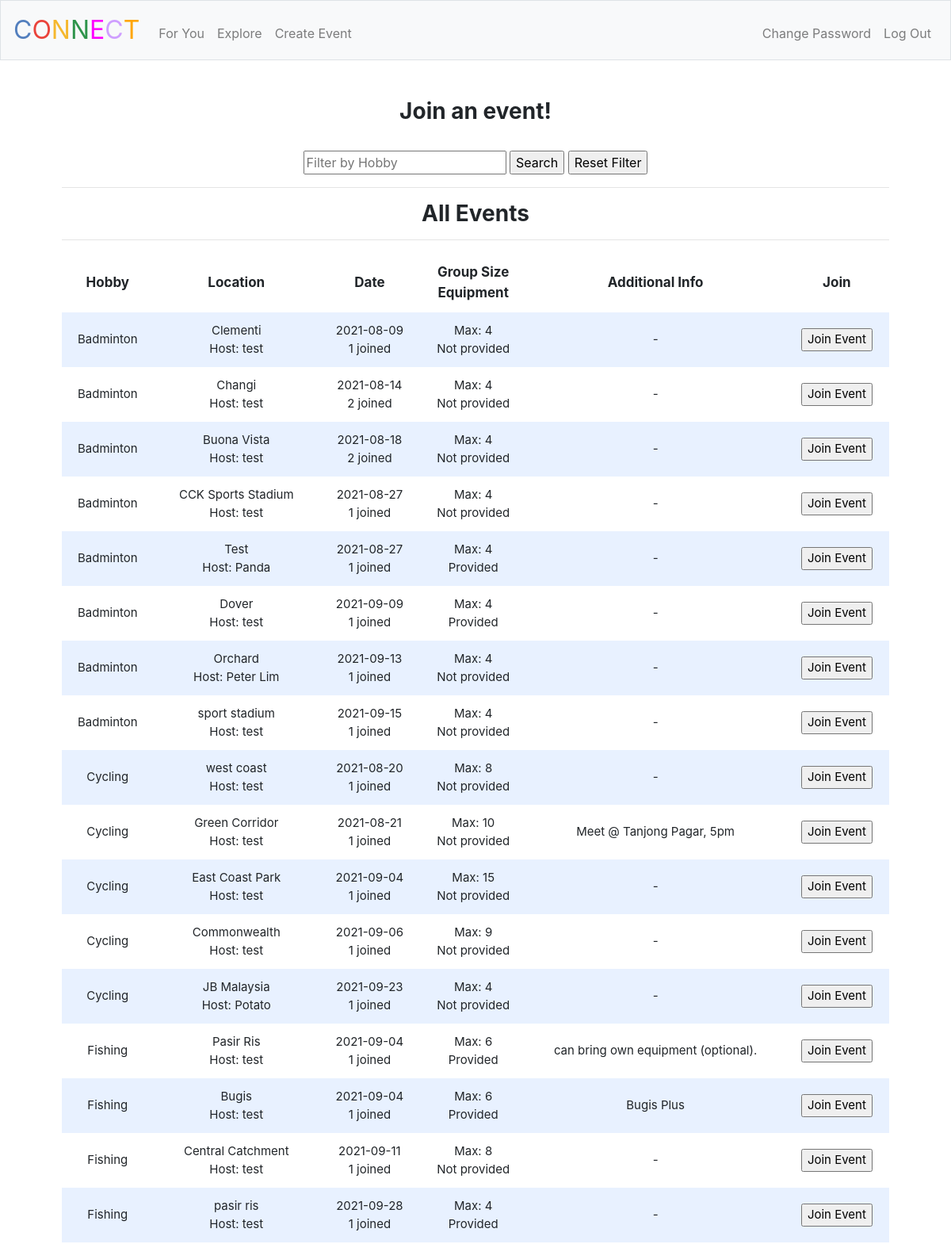
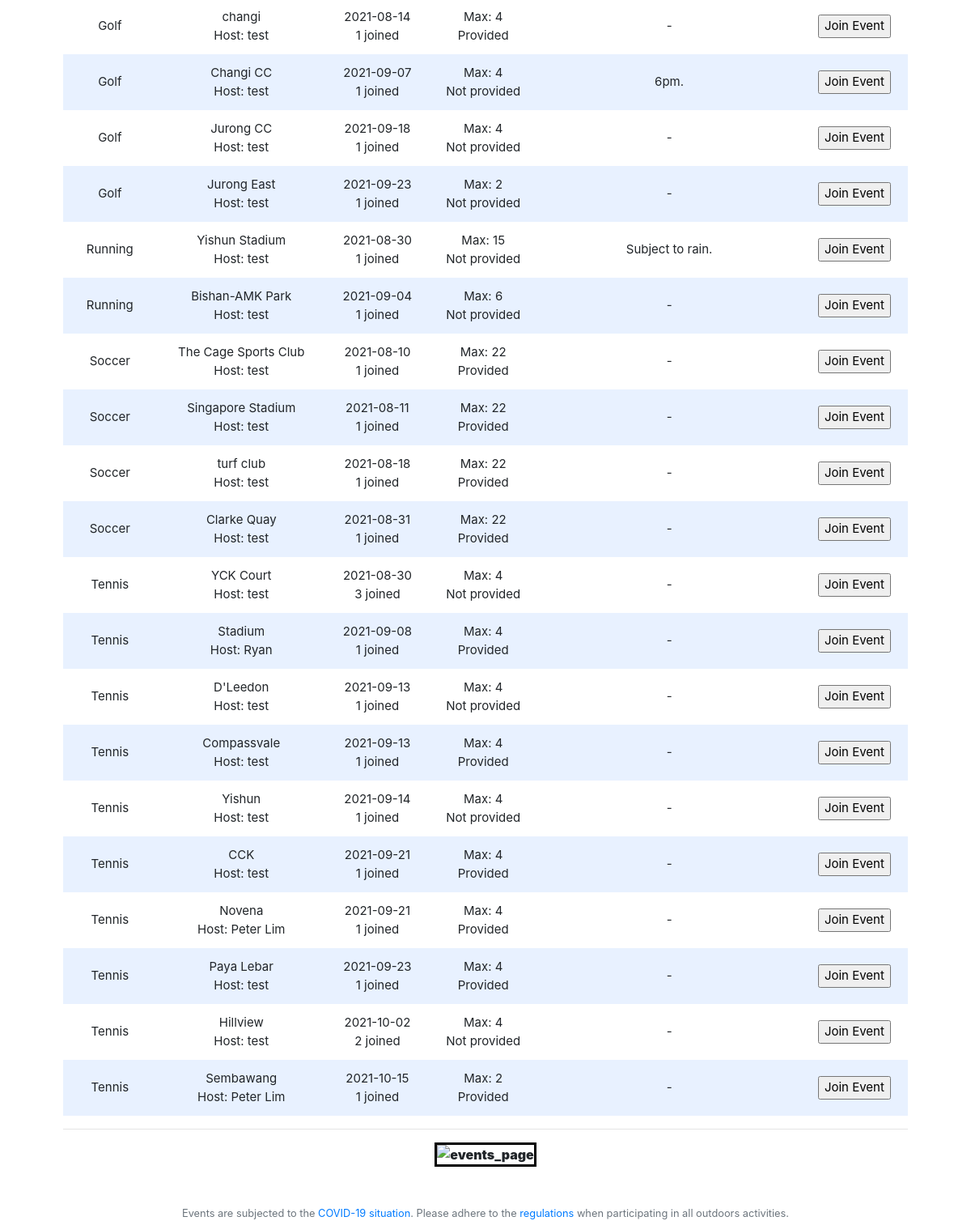
The page /events (signed in) on the database its author committed (2 pictures, top to bottom).
### tables this page shows
CREATE TABLE "activities" ('event_id' integer PRIMARY KEY NOT NULL, 'email' text NOT NULL, 'hobby' text NOT NULL, 'location' text NOT NULL, 'date' date NOT NULL, 'participant_count' integer DEFAULT 1 , 'organiser' text NOT NULL, 'comment' text, 'max' integer NOT NULL, 'equipment' text NOT NULL);

### application.py (the view, shortened to what this page needs)
@app.route("/events", methods=["GET", "POST"])
@login_required
def events():
    all_activities = db.execute(
        "SELECT email, event_id, hobby, location, date, participant_count, organiser, comment, max, equipment FROM activities GROUP BY event_id ORDER BY hobby, date ASC")
    if request.method == "GET":
        return render_template("events.html", activities=all_activities, hobbies=HOBBIES, hobby="All")

### application.py (called while the page is built)
def login_required(f):
    @wraps(f)
    def decorated_function(*args, **kwargs):
        if session.get("email") is None:
            return redirect("/login")
        return f(*args, **kwargs)
    return decorated_function

@app.after_request
def after_request(response):
    response.headers["Cache-Control"] = "no-cache, no-store, must-revalidate"
    response.headers["Expires"] = 0
    response.headers["Pragma"] = "no-cache"
    return response

### templates/events.html (shortened to what this page needs)
{% extends "layout.html" %}
{% block main %}
    <h3><b>Join an event!</b></h3>
    <br>
    <form action = "/events" method = "post">
        <input type = text name = "hobby" autocomplete = "off" placeholder = "Filter by Hobby" list = "hobby_list">
        <input type = "submit" value = "Search">
        <input type = "submit" action = "/events" value = "Reset Filter">
    </form>
    <hr>
    <H3><b>{{ hobby }} Events<b></H3>
    <hr>
    <table>
        <thead>
            <tr>
                <th>Hobby</th>
                <th>Location</th>
                <th>Date</th>
                <th>Group Size<br>Equipment</th>
                <th>Additional Info</th>
                <th>Join</th>
            </tr>
        </thead>
            <tbody>
                {% for activity in activities %}
                <tr>
                    <td>{{ activity.hobby }}</td>
                    <td>{{ activity.location }}<br>Host: {{ activity.organiser }}</td>
                    <td>{{ activity.date }}<br>{{ activity.participant_count }} joined</td>
                    <td>Max: {{ activity.max }}<br>{{ activity.equipment }}</td>
                    <td>{{ activity.comment }}</td>
                    <td>
                        <form action = "/join_event" method = "post">
                            <input type = "submit" value = "Join Event">
                        </form>
                    </td>
                </tr>
                {% endfor %}
            </tbody>
    </table>
    <hr>
    <img id = "image" src = "https://t3.ftcdn.net/jpg/03/24/64/44/360_F_324644401_lYsDy30Cjk7e3WRPEnt7qck5h9GktqPU.jpg" alt = "events_page">
{% endblock %}

### static/styles.css (style rules this page uses)
main img { max-width: 100%; }
table { background-color: transparent; margin-bottom: 1rem; width: 100%; }
table td { padding: 0.75rem; vertical-align: middle; font-weight: normal; font-size: 15px; }
table th { padding: 0.75rem; vertical-align: middle; font-weight: bold; font-size: 17px; }
tbody tr:nth-of-type(odd) { background-color: rgb(179, 208, 255, 0.3) }
#image { border-style: solid; border-color: #000000; }

### rows shown on the page
activities: hobby "Badminton", location "Clementi", organiser "test", date "2021-08-09", participant_count "1", max "4", equipment "Not provided", comment "-"
activities: hobby "Badminton", location "Changi", organiser "test", date "2021-08-14", participant_count "2", max "4", equipment "Not provided", comment "-"
activities: hobby "Badminton", location "Buona Vista", organiser "test", date "2021-08-18", participant_count "2", max "4", equipment "Not provided", comment "-"
activities: hobby "Badminton", location "CCK Sports Stadium", organiser "test", date "2021-08-27", participant_count "1", max "4", equipment "Not provided", comment "-"
activities: hobby "Badminton", location "Test", organiser "Panda", date "2021-08-27", participant_count "1", max "4", equipment "Provided", comment "-"
activities: hobby "Badminton", location "Dover", organiser "test", date "2021-09-09", participant_count "1", max "4", equipment "Provided", comment "-"
activities: hobby "Badminton", location "Orchard", organiser "Peter Lim", date "2021-09-13", participant_count "1", max "4", equipment "Not provided", comment "-"
activities: hobby "Badminton", location "sport stadium", organiser "test", date "2021-09-15", participant_count "1", max "4", equipment "Not provided", comment "-"
activities: hobby "Cycling", location "west coast", organiser "test", date "2021-08-20", participant_count "1", max "8", equipment "Not provided", comment "-"
activities: hobby "Cycling", location "Green Corridor", organiser "test", date "2021-08-21", participant_count "1", max "10", equipment "Not provided", comment "Meet @ Tanjong Pagar, 5pm"
activities: hobby "Cycling", location "East Coast Park", organiser "test", date "2021-09-04", participant_count "1", max "15", equipment "Not provided", comment "-"
activities: hobby "Cycling", location "Commonwealth", organiser "test", date "2021-09-06", participant_count "1", max "9", equipment "Not provided", comment "-"
activities: hobby "Cycling", location "JB Malaysia", organiser "Potato", date "2021-09-23", participant_count "1", max "4", equipment "Not provided", comment "-"
activities: hobby "Fishing", location "Pasir Ris", organiser "test", date "2021-09-04", participant_count "1", max "6", equipment "Provided", comment "can bring own equipment (optional)."
activities: hobby "Fishing", location "Bugis", organiser "test", date "2021-09-04", participant_count "1", max "6", equipment "Provided", comment "Bugis Plus"
activities: hobby "Fishing", location "Central Catchment", organiser "test", date "2021-09-11", participant_count "1", max "8", equipment "Not provided", comment "-"
activities: hobby "Fishing", location "pasir ris", organiser "test", date "2021-09-28", participant_count "1", max "4", equipment "Provided", comment "-"
activities: hobby "Golf", location "changi", organiser "test", date "2021-08-14", participant_count "1", max "4", equipment "Provided", comment "-"
activities: hobby "Golf", location "Changi CC", organiser "test", date "2021-09-07", participant_count "1", max "4", equipment "Not provided", comment "6pm."
activities: hobby "Golf", location "Jurong CC", organiser "test", date "2021-09-18", participant_count "1", max "4", equipment "Not provided", comment "-"
activities: hobby "Golf", location "Jurong East", organiser "test", date "2021-09-23", participant_count "1", max "2", equipment "Not provided", comment "-"
activities: hobby "Running", location "Yishun Stadium", organiser "test", date "2021-08-30", participant_count "1", max "15", equipment "Not provided", comment "Subject to rain."
activities: hobby "Running", location "Bishan-AMK Park", organiser "test", date "2021-09-04", participant_count "1", max "6", equipment "Not provided", comment "-"
activities: hobby "Soccer", location "The Cage Sports Club", organiser "test", date "2021-08-10", participant_count "1", max "22", equipment "Provided", comment "-"
activities: hobby "Soccer", location "Singapore Stadium", organiser "test", date "2021-08-11", participant_count "1", max "22", equipment "Provided", comment "-"
activities: hobby "Soccer", location "turf club", organiser "test", date "2021-08-18", participant_count "1", max "22", equipment "Provided", comment "-"
activities: hobby "Soccer", location "Clarke Quay", organiser "test", date "2021-08-31", participant_count "1", max "22", equipment "Provided", comment "-"
activities: hobby "Tennis", location "YCK Court", organiser "test", date "2021-08-30", participant_count "3", max "4", equipment "Not provided", comment "-"
activities: hobby "Tennis", location "Stadium", organiser "Ryan", date "2021-09-08", participant_count "1", max "4", equipment "Provided", comment "-"
activities: hobby "Tennis", location "D'Leedon", organiser "test", date "2021-09-13", participant_count "1", max "4", equipment "Not provided", comment "-"
activities: hobby "Tennis", location "Compassvale", organiser "test", date "2021-09-13", participant_count "1", max "4", equipment "Provided", comment "-"
activities: hobby "Tennis", location "Yishun", organiser "test", date "2021-09-14", participant_count "1", max "4", equipment "Not provided", comment "-"
activities: hobby "Tennis", location "CCK", organiser "test", date "2021-09-21", participant_count "1", max "4", equipment "Provided", comment "-"
activities: hobby "Tennis", location "Novena", organiser "Peter Lim", date "2021-09-21", participant_count "1", max "4", equipment "Provided", comment "-"
activities: hobby "Tennis", location "Paya Lebar", organiser "test", date "2021-09-23", participant_count "1", max "4", equipment "Provided", comment "-"
activities: hobby "Tennis", location "Hillview", organiser "test", date "2021-10-02", participant_count "2", max "4", equipment "Not provided", comment "-"
activities: hobby "Tennis", location "Sembawang", organiser "Peter Lim", date "2021-10-15", participant_count "1", max "2", equipment "Provided", comment "-"

### other values the page prints
{{ hobby }} "All"
